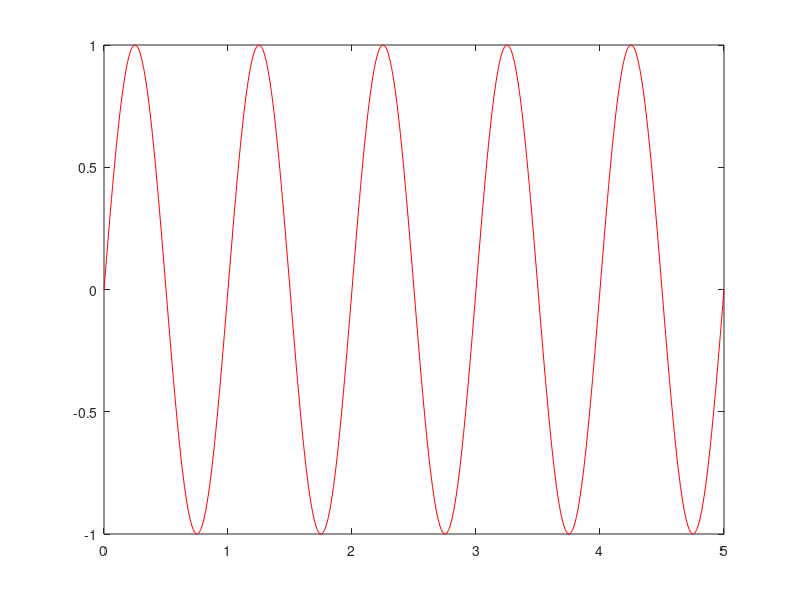

The MATLAB script that drew this image: (Note: this script raises an error after producing the figure.)
Ta = 0.01;


% Alinea A
t = 0:Ta:5;
T = 2;

y = sin(2 * pi * t);

p = plot(t, y, 'r');
p(1).LineWidth = 2;

title('Alinea A');
xlabel('x');
ylabel('y');
axis([0 5 -1.5 1.5]);
legend("2 * sin(4 * pi * t)");


powerY = powerVector(y, Ta, T)
